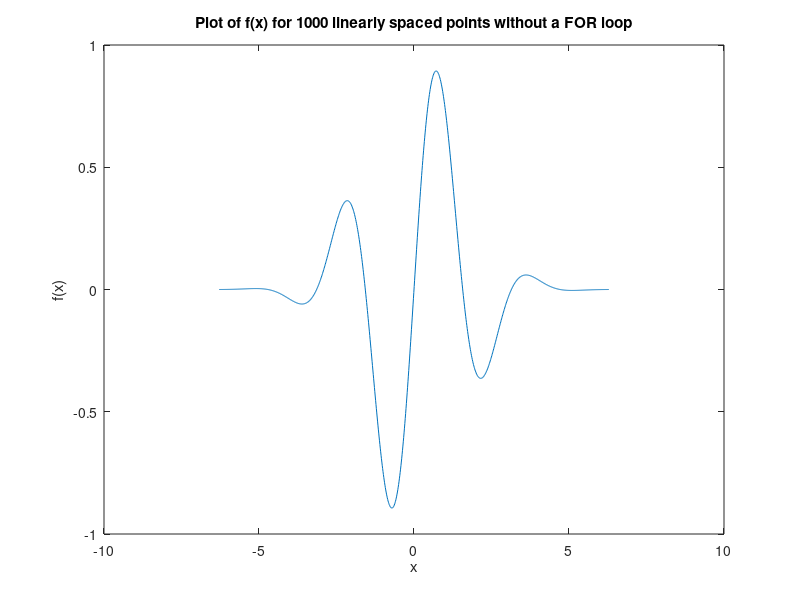
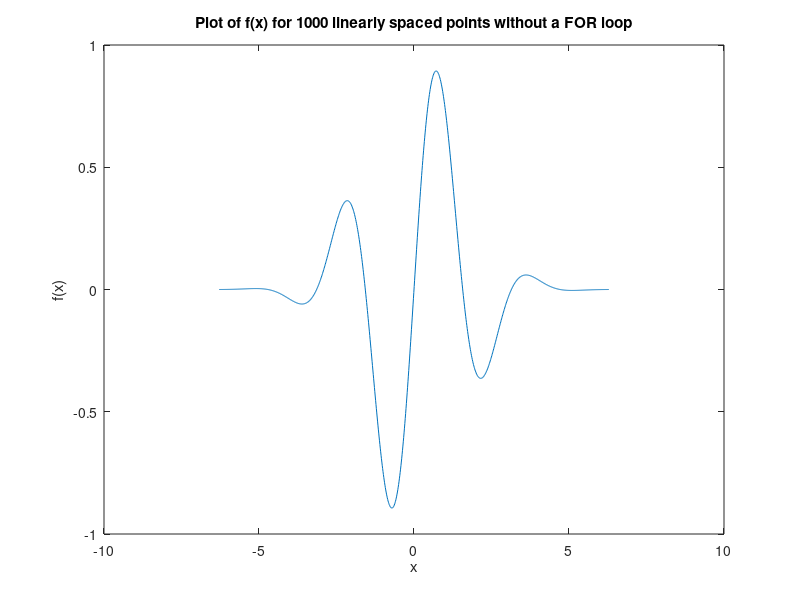
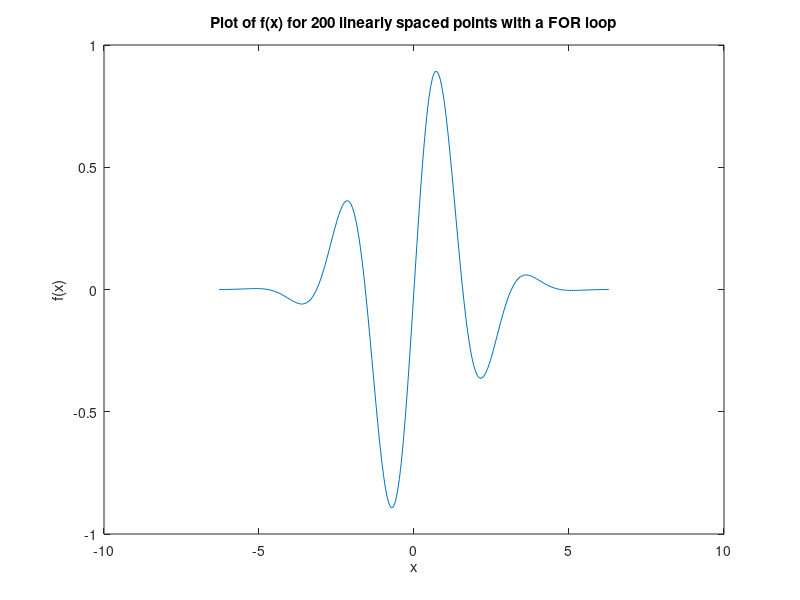

The MATLAB script that drew these images, in order:
% Task 1: Plot the function for 200 linearly spaced points using a FOR loop
x1 = linspace(-2*pi, 2*pi, 200);
y1 = zeros(size(x1));

for i = 1:length(x1)
    y1(i) = exp(-x1(i)^2/5) * sin(2*x1(i));
end

figure;
plot(x1, y1);
title('Plot of f(x) for 200 linearly spaced points with a FOR loop');
xlabel('x');
ylabel('f(x)');

% Task 2: Define a function handle for f(x) and plot for 1000 linearly spaced points without a for loop
f = @(x) exp(-(x.^2)/5) .* sin(2*x);
x2 = linspace(-2*pi, 2*pi, 1000);
y2 = f(x2);

figure;
plot(x2, y2);
title('Plot of f(x) for 1000 linearly spaced points without a FOR loop');
xlabel('x');
ylabel('f(x)');

% Task 3: Save the plots in EPS format
print('plot1.eps', '-depsc');
print('plot2.eps', '-depsc');
